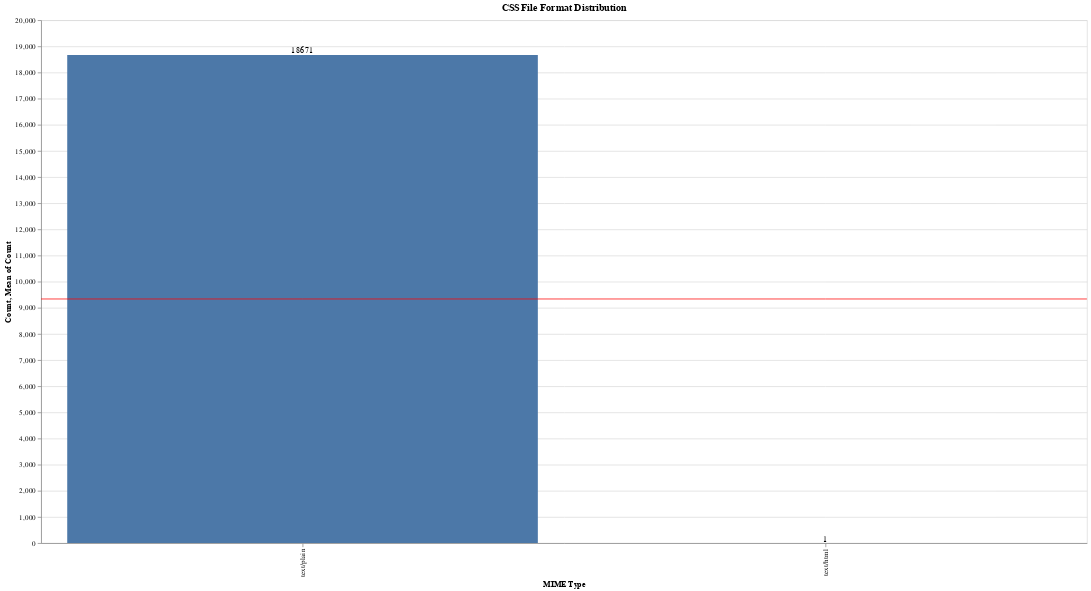

Here is the notebook cell this chart was saved with:
### Markdown cell above
### How about a file format distribution?

What _kind_ of css files are present? We can discover this by checking their "media type", or [MIME type](https://en.wikipedia.org/wiki/Media_type).

### Code cell
css_mime_types = (
    css["mime_type_tika"]
    .value_counts()
    .head(5)
    .rename_axis("MIME Type")
    .reset_index(name="Count")
)

css_mimes_bar = (
    alt.Chart(css_mime_types)
    .mark_bar()
    .encode(x=alt.X("MIME Type:O", sort="-y"), y=alt.Y("Count:Q"))
)

css_mime_rule = (
    alt.Chart(css_mime_types).mark_rule(color="red").encode(y="mean(Count):Q")
)

css_mime_text = css_mimes_bar.mark_text(align="center", baseline="bottom").encode(
    text="Count:Q"
)

(css_mimes_bar + css_mime_rule + css_mime_text).properties(
    width=1400, height=700, title="CSS File Format Distribution"
)

### Figure 1 — Vega-Lite specification as saved in the notebook (floating-point values rounded to 4 significant figures)
{"config": {"view": {"continuousWidth": 400, "continuousHeight": 300}}, "layer": [{"mark": "bar", "encoding": {"x": {"field": "MIME Type", "sort": "-y", "type": "ordinal"}, "y": {"field": "Count", "type": "quantitative"}}}, {"mark": {"type": "rule", "color": "red"}, "encoding": {"y": {"aggregate": "mean", "field": "Count", "type": "quantitative"}}}, {"mark": {"type": "text", "align": "center", "baseline": "bottom"}, "encoding": {"text": {"field": "Count", "type": "quantitative"}, "x": {"field": "MIME Type", "sort": "-y", "type": "ordinal"}, "y": {"field": "Count", "type": "quantitative"}}}], "data": {"name": "data-eb2a1471829b9433a5500d2a52eedf3e"}, "height": 700, "title": "CSS File Format Distribution", "width": 1400, "$schema": "https://vega.github.io/schema/vega-lite/v4.17.0.json", "datasets": {"data-eb2a1471829b9433a5500d2a52eedf3e": [{"MIME Type": "text/plain", "Count": 18671}, {"MIME Type": "text/html", "Count": 1}]}}
